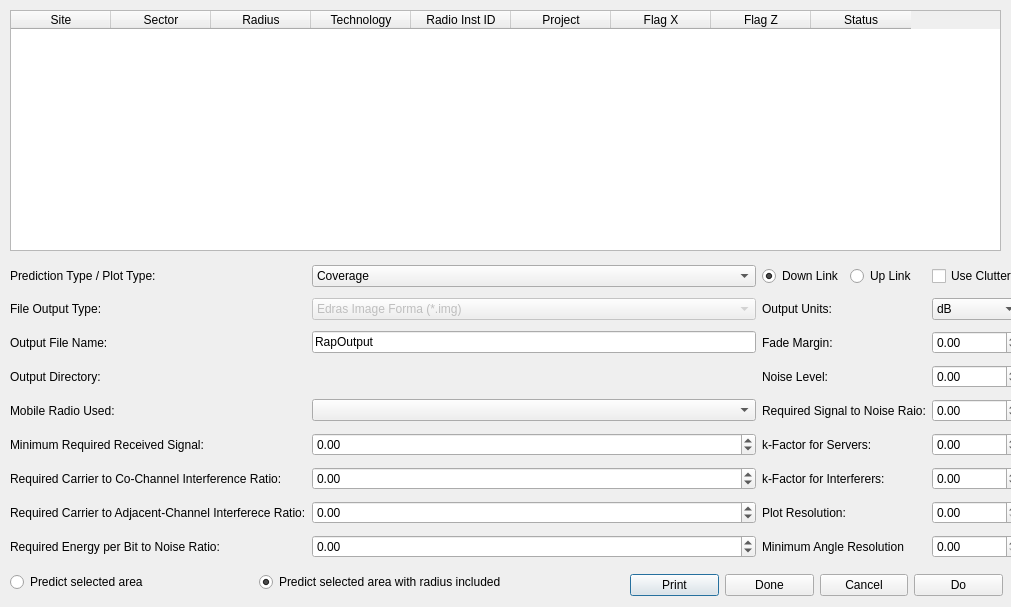
<?xml version="1.0" encoding="UTF-8"?>
<ui version="4.0">
 <class>ConfirmPrediction</class>
 <widget class="QDialog" name="ConfirmPrediction">
  <property name="geometry">
   <rect>
    <x>0</x>
    <y>0</y>
    <width>1011</width>
    <height>607</height>
   </rect>
  </property>
  <property name="sizePolicy">
   <sizepolicy hsizetype="Expanding" vsizetype="Expanding">
    <horstretch>0</horstretch>
    <verstretch>0</verstretch>
   </sizepolicy>
  </property>
  <property name="windowTitle">
   <string>Q-Rap Prediction Request Form</string>
  </property>
  <property name="windowIcon">
   <iconset resource="../DataBase/application.qrc">
    <normaloff>:/images/logo_icon.png</normaloff>:/images/logo_icon.png</iconset>
  </property>
  <widget class="QTableWidget" name="tableWidget">
   <property name="geometry">
    <rect>
     <x>10</x>
     <y>10</y>
     <width>991</width>
     <height>241</height>
    </rect>
   </property>
   <property name="sortingEnabled">
    <bool>true</bool>
   </property>
   <column>
    <property name="text">
     <string>Site</string>
    </property>
   </column>
   <column>
    <property name="text">
     <string>Sector</string>
    </property>
   </column>
   <column>
    <property name="text">
     <string>Radius</string>
    </property>
   </column>
   <column>
    <property name="text">
     <string>Technology</string>
    </property>
   </column>
   <column>
    <property name="text">
     <string>Radio Inst ID</string>
    </property>
   </column>
   <column>
    <property name="text">
     <string>Project</string>
    </property>
   </column>
   <column>
    <property name="text">
     <string>Flag X</string>
    </property>
   </column>
   <column>
    <property name="text">
     <string>Flag Z</string>
    </property>
   </column>
   <column>
    <property name="text">
     <string>Status</string>
    </property>
   </column>
  </widget>
  <widget class="QWidget" name="gridLayout">
   <property name="geometry">
    <rect>
     <x>10</x>
     <y>260</y>
     <width>1011</width>
     <height>305</height>
    </rect>
   </property>
   <layout class="QGridLayout" name="PlotInput">
    <item row="5" column="0">
     <widget class="QLabel" name="RqRxlbl">
      <property name="text">
       <string>Minimum Required Received Signal:</string>
      </property>
     </widget>
    </item>
    <item row="5" column="1">
     <widget class="QDoubleSpinBox" name="rxMinSpinBox">
      <property name="minimum">
       <double>-10000.000000000000000</double>
      </property>
      <property name="maximum">
       <double>10000.000000000000000</double>
      </property>
     </widget>
    </item>
    <item row="8" column="2">
     <widget class="QLabel" name="AngleReslbl">
      <property name="text">
       <string>Minimum Angle Resolution</string>
      </property>
     </widget>
    </item>
    <item row="7" column="2">
     <widget class="QLabel" name="plotReslbl">
      <property name="text">
       <string>Plot Resolution:</string>
      </property>
     </widget>
    </item>
    <item row="6" column="2">
     <widget class="QLabel" name="kFactorIlbl">
      <property name="text">
       <string>k-Factor for Interferers:</string>
      </property>
     </widget>
    </item>
    <item row="7" column="3">
     <widget class="QDoubleSpinBox" name="plotResolutionSpinBox">
      <property name="maximum">
       <double>10000.000000000000000</double>
      </property>
     </widget>
    </item>
    <item row="6" column="3">
     <widget class="QDoubleSpinBox" name="kFactorIntSpinBox">
      <property name="minimum">
       <double>-10000.000000000000000</double>
      </property>
      <property name="maximum">
       <double>10000.000000000000000</double>
      </property>
     </widget>
    </item>
    <item row="5" column="3">
     <widget class="QDoubleSpinBox" name="kFactorServerSpinBox">
      <property name="minimum">
       <double>-10000.000000000000000</double>
      </property>
      <property name="maximum">
       <double>10000.000000000000000</double>
      </property>
     </widget>
    </item>
    <item row="5" column="2">
     <widget class="QLabel" name="kFactorSlbl">
      <property name="text">
       <string>k-Factor for Servers:</string>
      </property>
     </widget>
    </item>
    <item row="8" column="3">
     <widget class="QDoubleSpinBox" name="minAngleResSpinBox"/>
    </item>
    <item row="6" column="0">
     <widget class="QLabel" name="RqCCIRlbl">
      <property name="text">
       <string>Required Carrier to Co-Channel Interference Ratio:</string>
      </property>
     </widget>
    </item>
    <item row="7" column="0">
     <widget class="QLabel" name="RqCAIRlbl">
      <property name="text">
       <string>Required Carrier to Adjacent-Channel Interferece Ratio:</string>
      </property>
     </widget>
    </item>
    <item row="6" column="1">
     <widget class="QDoubleSpinBox" name="rqCociSpinBox">
      <property name="minimum">
       <double>-10000.000000000000000</double>
      </property>
      <property name="maximum">
       <double>10000.000000000000000</double>
      </property>
     </widget>
    </item>
    <item row="7" column="1">
     <widget class="QDoubleSpinBox" name="rqCiadSpinBox">
      <property name="minimum">
       <double>-10000.000000000000000</double>
      </property>
      <property name="maximum">
       <double>10000.000000000000000</double>
      </property>
     </widget>
    </item>
    <item row="8" column="0">
     <widget class="QLabel" name="RqEbNolbl">
      <property name="text">
       <string>Required Energy per Bit to Noise Ratio:</string>
      </property>
     </widget>
    </item>
    <item row="8" column="1">
     <widget class="QDoubleSpinBox" name="rqEbNoSpinBox">
      <property name="minimum">
       <double>-10000.000000000000000</double>
      </property>
      <property name="maximum">
       <double>10000.000000000000000</double>
      </property>
     </widget>
    </item>
    <item row="2" column="2">
     <widget class="QLabel" name="FadeMlbl">
      <property name="text">
       <string>Fade Margin:</string>
      </property>
     </widget>
    </item>
    <item row="2" column="3">
     <widget class="QDoubleSpinBox" name="fadeMarginSpin">
      <property name="minimum">
       <double>-10000.000000000000000</double>
      </property>
      <property name="maximum">
       <double>10000.000000000000000</double>
      </property>
     </widget>
    </item>
    <item row="3" column="2">
     <widget class="QLabel" name="Nolbl">
      <property name="text">
       <string>Noise Level:</string>
      </property>
     </widget>
    </item>
    <item row="3" column="3">
     <widget class="QDoubleSpinBox" name="noiseLevelSpinBox">
      <property name="minimum">
       <double>-10000.000000000000000</double>
      </property>
      <property name="maximum">
       <double>10000.000000000000000</double>
      </property>
     </widget>
    </item>
    <item row="4" column="3">
     <widget class="QDoubleSpinBox" name="RqSNSpinBox">
      <property name="minimum">
       <double>-10000.000000000000000</double>
      </property>
      <property name="maximum">
       <double>10000.000000000000000</double>
      </property>
     </widget>
    </item>
    <item row="4" column="2">
     <widget class="QLabel" name="RqSNlbl">
      <property name="text">
       <string>Required Signal to Noise Raio:</string>
      </property>
     </widget>
    </item>
    <item row="4" column="0">
     <widget class="QLabel" name="mobilelbl">
      <property name="text">
       <string>Mobile Radio Used:</string>
      </property>
     </widget>
    </item>
    <item row="4" column="1">
     <widget class="QComboBox" name="mobileCombo"/>
    </item>
    <item row="3" column="0">
     <widget class="QLabel" name="Dirlbl">
      <property name="text">
       <string>Output Directory:</string>
      </property>
     </widget>
    </item>
    <item row="3" column="1">
     <widget class="QLabel" name="outputDirectoryEdit">
      <property name="text">
       <string/>
      </property>
     </widget>
    </item>
    <item row="2" column="0">
     <widget class="QLabel" name="filelbl">
      <property name="text">
       <string>Output File Name:</string>
      </property>
     </widget>
    </item>
    <item row="2" column="1">
     <widget class="QLineEdit" name="outputFileNameEdit">
      <property name="text">
       <string>RapOutput</string>
      </property>
     </widget>
    </item>
    <item row="1" column="1">
     <widget class="QComboBox" name="outputTypeCombo">
      <property name="enabled">
       <bool>false</bool>
      </property>
      <property name="currentIndex">
       <number>0</number>
      </property>
      <item>
       <property name="text">
        <string>Edras Image Forma (*.img)</string>
       </property>
      </item>
      <item>
       <property name="text">
        <string>GRASS</string>
       </property>
      </item>
     </widget>
    </item>
    <item row="1" column="0">
     <widget class="QLabel" name="FileTypelbl">
      <property name="text">
       <string>File Output Type:</string>
      </property>
     </widget>
    </item>
    <item row="0" column="0">
     <widget class="QLabel" name="plotlbl">
      <property name="text">
       <string>Prediction Type / Plot Type:</string>
      </property>
     </widget>
    </item>
    <item row="0" column="1">
     <widget class="QComboBox" name="plotTypeCombo">
      <property name="currentIndex">
       <number>0</number>
      </property>
      <item>
       <property name="text">
        <string>Coverage</string>
       </property>
      </item>
      <item>
       <property name="text">
        <string>Primary Server</string>
       </property>
      </item>
      <item>
       <property name="text">
        <string>Secondary Server</string>
       </property>
      </item>
      <item>
       <property name="text">
        <string>Number of Servers</string>
       </property>
      </item>
      <item>
       <property name="text">
        <string>Carrier to Co-channel Interference Ratio</string>
       </property>
      </item>
      <item>
       <property name="text">
        <string>Carrier to Adjacent-channel Interf Ratio</string>
       </property>
      </item>
      <item>
       <property name="text">
        <string>Interfered Areas</string>
       </property>
      </item>
      <item>
       <property name="text">
        <string>Number of Interferers</string>
       </property>
      </item>
      <item>
       <property name="text">
        <string>Primary Co-channel Interferers</string>
       </property>
      </item>
      <item>
       <property name="text">
        <string>Primary Adjacent-channel Interferers</string>
       </property>
      </item>
      <item>
       <property name="text">
        <string>Signal to Noise Ratio</string>
       </property>
      </item>
      <item>
       <property name="text">
        <string>Digital Elevation Model</string>
       </property>
      </item>
      <item>
       <property name="text">
        <string>Update Cell Centroids</string>
       </property>
      </item>
      <item>
       <property name="text">
        <string>Estimate Traffic Distribution</string>
       </property>
      </item>
     </widget>
    </item>
    <item row="1" column="2">
     <widget class="QLabel" name="unitlbl">
      <property name="text">
       <string>Output Units:</string>
      </property>
     </widget>
    </item>
    <item row="1" column="3">
     <widget class="QComboBox" name="displayUnitsCombo">
      <property name="currentIndex">
       <number>0</number>
      </property>
      <item>
       <property name="text">
        <string>dB</string>
       </property>
      </item>
      <item>
       <property name="text">
        <string>dBW</string>
       </property>
      </item>
      <item>
       <property name="text">
        <string>dBm</string>
       </property>
      </item>
      <item>
       <property name="text">
        <string>dBuV</string>
       </property>
      </item>
      <item>
       <property name="text">
        <string>dBuVm</string>
       </property>
      </item>
      <item>
       <property name="text">
        <string>dBWm2Hz</string>
       </property>
      </item>
      <item>
       <property name="text">
        <string>dBWm2</string>
       </property>
      </item>
     </widget>
    </item>
    <item row="0" column="3">
     <widget class="QCheckBox" name="useClutterCheckBox">
      <property name="enabled">
       <bool>true</bool>
      </property>
      <property name="text">
       <string>Use Clutter </string>
      </property>
     </widget>
    </item>
    <item row="0" column="2">
     <layout class="QHBoxLayout" name="UpDownLink">
      <item>
       <widget class="QRadioButton" name="downLinkRadio">
        <property name="text">
         <string>Down Link</string>
        </property>
        <property name="checked">
         <bool>true</bool>
        </property>
       </widget>
      </item>
      <item>
       <widget class="QRadioButton" name="upLinkRadio">
        <property name="text">
         <string>Up Link</string>
        </property>
       </widget>
      </item>
     </layout>
    </item>
   </layout>
  </widget>
  <widget class="QWidget" name="horizontalLayout">
   <property name="geometry">
    <rect>
     <x>630</x>
     <y>570</y>
     <width>373</width>
     <height>31</height>
    </rect>
   </property>
   <layout class="QHBoxLayout">
    <item>
     <widget class="QPushButton" name="pushButtonPrint">
      <property name="text">
       <string>Print</string>
      </property>
     </widget>
    </item>
    <item>
     <widget class="QPushButton" name="btnDone">
      <property name="text">
       <string>Done</string>
      </property>
     </widget>
    </item>
    <item>
     <widget class="QPushButton" name="btnCancel">
      <property name="text">
       <string>Cancel</string>
      </property>
     </widget>
    </item>
    <item>
     <widget class="QPushButton" name="btnDo">
      <property name="text">
       <string>Do</string>
      </property>
     </widget>
    </item>
   </layout>
  </widget>
  <widget class="QWidget" name="horizontalLayout_2">
   <property name="geometry">
    <rect>
     <x>10</x>
     <y>570</y>
     <width>496</width>
     <height>25</height>
    </rect>
   </property>
   <layout class="QHBoxLayout">
    <item>
     <widget class="QRadioButton" name="radioArea">
      <property name="text">
       <string>Predict selected area</string>
      </property>
     </widget>
    </item>
    <item>
     <widget class="QRadioButton" name="radioRadius">
      <property name="text">
       <string>Predict selected area with radius included</string>
      </property>
      <property name="checked">
       <bool>true</bool>
      </property>
     </widget>
    </item>
   </layout>
  </widget>
 </widget>
 <resources>
  <include location="../DataBase/application.qrc"/>
 </resources>
 <connections/>
</ui>
